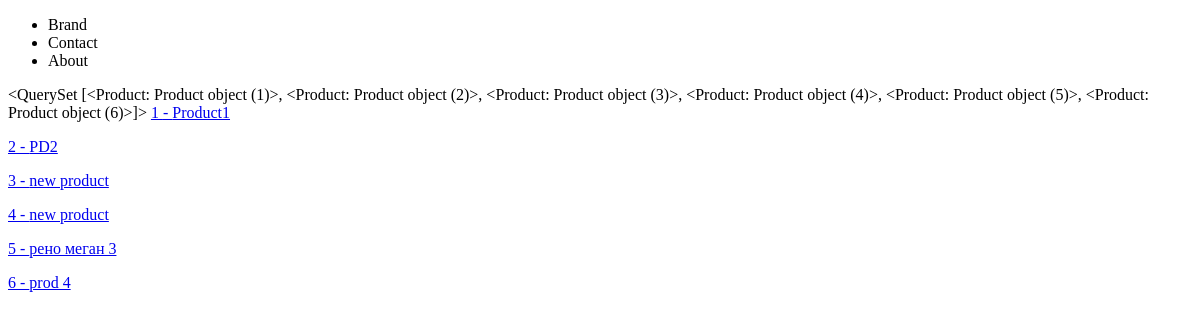
Before: /products/ with the older database file.
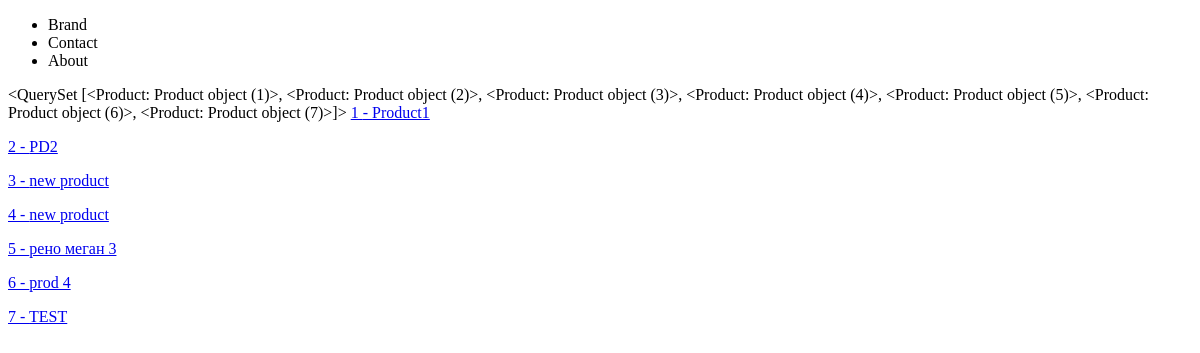
After: the same page with the newer database file.
### products/models.py (models this page shows)
class Product(models.Model):
    title = models.CharField(max_length=120)
    description = models.TextField(blank=True, null=True)
    price = models.DecimalField(decimal_places=2, max_digits=10000)
    summary = models.TextField(blank=True, null=False)
    featured = models.BooleanField(default=True)
    def get_absolute_url(self):
        return reverse("products:product-detail", kwargs={"product_id": self.id})

### products/views.py (the view)
# urls.py: path('', products_list_view, name="products-list"),
def products_list_view(request):
    query_set = Product.objects.all()
    context = {
        "products": query_set
    }
    return render(request, "products/products_list.html", context)

### products/templates/products/products_list.html (shortened to what this page needs)
{%extends 'base.html'%}
{%block content%}
{{products}}
{% for product in products%}
    <a href={{product.get_absolute_url}}>{{product.id}} - {{product.title}}</a>
{% endfor %}
{% endblock %}

Changed rows visible on the page:
computed for Product "Product1": id "…(5)>, <Product: Product object (6)>]>" → "…(5)>, <Product: Product object (6)>, <Product: Product object (7)>]>"
added Product: id "7", title "TEST"
